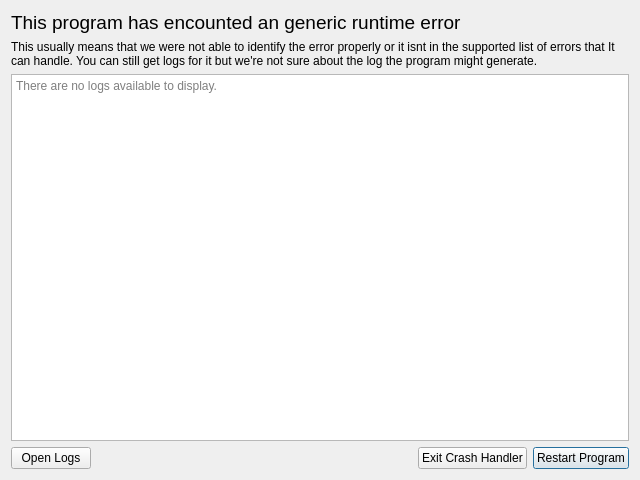
<?xml version="1.0" encoding="UTF-8"?>
<ui version="4.0">
 <class>CrashHandler</class>
 <widget class="QDialog" name="CrashHandler">
  <property name="geometry">
   <rect>
    <x>0</x>
    <y>0</y>
    <width>640</width>
    <height>480</height>
   </rect>
  </property>
  <property name="sizePolicy">
   <sizepolicy hsizetype="Expanding" vsizetype="Expanding">
    <horstretch>0</horstretch>
    <verstretch>0</verstretch>
   </sizepolicy>
  </property>
  <property name="minimumSize">
   <size>
    <width>640</width>
    <height>480</height>
   </size>
  </property>
  <property name="maximumSize">
   <size>
    <width>640</width>
    <height>480</height>
   </size>
  </property>
  <property name="windowTitle">
   <string>Program Crash Handler</string>
  </property>
  <property name="windowIcon">
   <iconset theme="process-stop"/>
  </property>
  <layout class="QVBoxLayout" name="verticalLayout">
   <item>
    <widget class="QLabel" name="MainErrorLabel">
     <property name="font">
      <font>
       <pointsize>14</pointsize>
      </font>
     </property>
     <property name="text">
      <string>This program has encounted an generic runtime error</string>
     </property>
     <property name="scaledContents">
      <bool>false</bool>
     </property>
     <property name="wordWrap">
      <bool>true</bool>
     </property>
    </widget>
   </item>
   <item>
    <widget class="QLabel" name="SubErrorLabel">
     <property name="text">
      <string>This usually means that we were not able to identify the error properly or it isnt in the supported list of errors that It can handle. You can still get logs for it but we're not sure about the log the program might generate.</string>
     </property>
     <property name="scaledContents">
      <bool>false</bool>
     </property>
     <property name="wordWrap">
      <bool>true</bool>
     </property>
    </widget>
   </item>
   <item>
    <widget class="QPlainTextEdit" name="LogViewer">
     <property name="undoRedoEnabled">
      <bool>false</bool>
     </property>
     <property name="lineWrapMode">
      <enum>QPlainTextEdit::NoWrap</enum>
     </property>
     <property name="readOnly">
      <bool>true</bool>
     </property>
     <property name="placeholderText">
      <string>There are no logs available to display.</string>
     </property>
    </widget>
   </item>
   <item>
    <layout class="QHBoxLayout" name="ButtonLayout">
     <item>
      <widget class="QPushButton" name="LogsButton">
       <property name="text">
        <string>Open Logs</string>
       </property>
       <property name="icon">
        <iconset theme="document-open"/>
       </property>
      </widget>
     </item>
     <item>
      <spacer name="ButtonSpacer">
       <property name="orientation">
        <enum>Qt::Horizontal</enum>
       </property>
       <property name="sizeHint" stdset="0">
        <size>
         <width>40</width>
         <height>20</height>
        </size>
       </property>
      </spacer>
     </item>
     <item>
      <widget class="QPushButton" name="ExitButton">
       <property name="text">
        <string>Exit Crash Handler</string>
       </property>
       <property name="icon">
        <iconset theme="process-stop"/>
       </property>
       <property name="default">
        <bool>false</bool>
       </property>
       <property name="flat">
        <bool>false</bool>
       </property>
      </widget>
     </item>
     <item>
      <widget class="QPushButton" name="RestartButton">
       <property name="text">
        <string>Restart Program</string>
       </property>
       <property name="icon">
        <iconset theme="system-reboot"/>
       </property>
       <property name="default">
        <bool>true</bool>
       </property>
       <property name="flat">
        <bool>false</bool>
       </property>
      </widget>
     </item>
    </layout>
   </item>
  </layout>
 </widget>
 <resources/>
 <connections/>
</ui>
